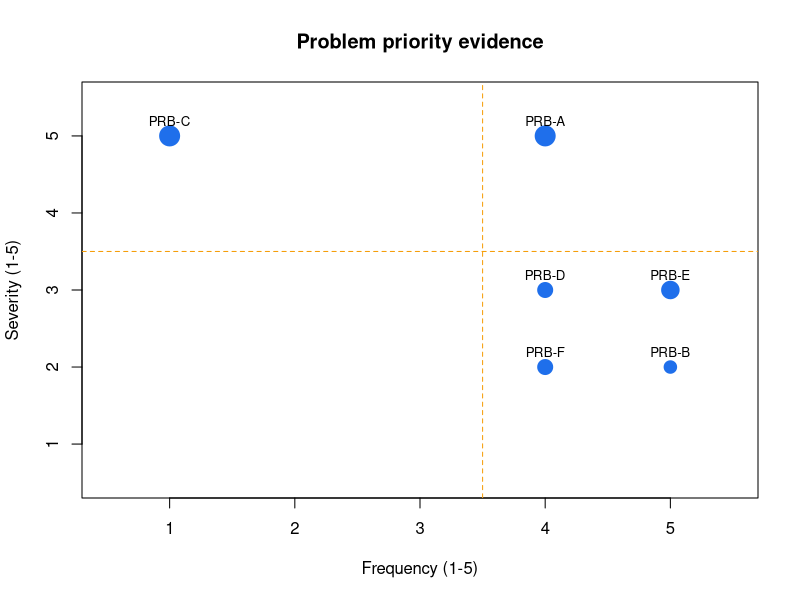

Recreate this plot in R.
dir.create("output",showWarnings=FALSE)
d <- read.csv("data/problems.csv",stringsAsFactors=FALSE)
score_cols <- c("severity","frequency","business_impact","confidence","effort")
stopifnot(all(unlist(d[score_cols])>=1),all(unlist(d[score_cols])<=5))
d$priority_score <- round((d$severity*d$frequency*d$business_impact*(d$confidence/5))/d$effort,2)
d <- d[order(-d$priority_score,-d$severity,d$problem_id),]
d$rank <- seq_len(nrow(d))
write.csv(d,"output/problem_priority.csv",row.names=FALSE)
png("output/priority_matrix.png",1000,800)
plot(d$frequency,d$severity,pch=19,cex=1+d$business_impact/3,col="#1F6FEB",xlim=c(0.5,5.5),ylim=c(0.5,5.5),xlab="Frequency (1-5)",ylab="Severity (1-5)",main="Problem priority evidence")
text(d$frequency,d$severity,labels=d$problem_id,pos=3,cex=.8)
abline(v=3.5,h=3.5,lty=2,col="#F59E0B")
dev.off()
stopifnot(!anyDuplicated(d$rank),all(is.finite(d$priority_score)))
cat("LAB 04 PASS\n")
